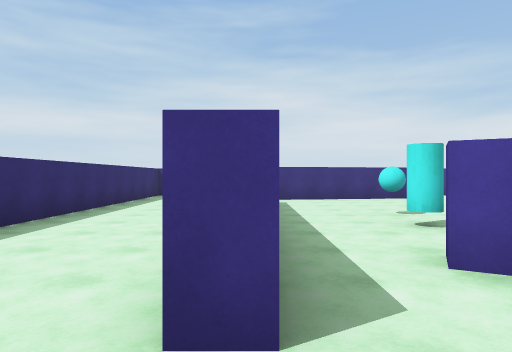
[1] (above)

16 first-person views from a walk through a scene from a Unity 3-D project. The camera is 1.5 m above the floor, looks level and sees 75° across. The floor is counted in squares, 2 m on a side. Each view is taken from the middle of a square. On the plan, view 1 faces up. The plan holds only what a view shows up to about 11 squares ahead; the rest is blank. The player character is not drawn. Surface patterns are stand-ins for the level's own textures.

[2]
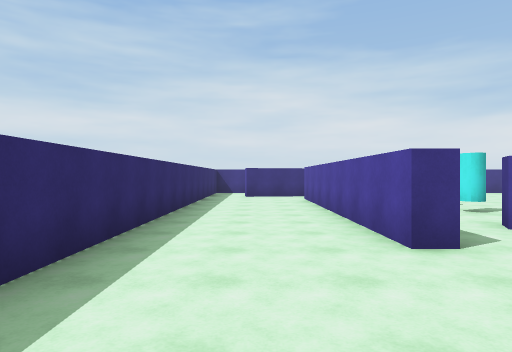

[3]
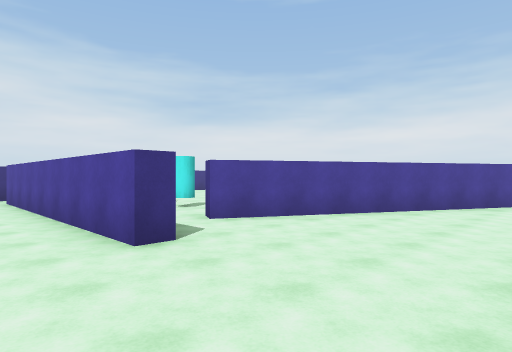

[4]
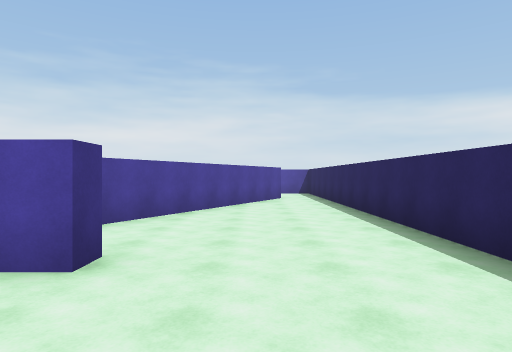

[5]
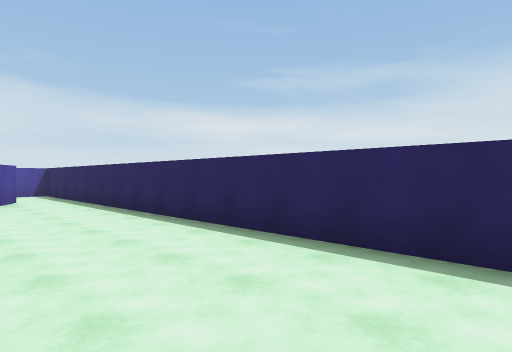

[6]
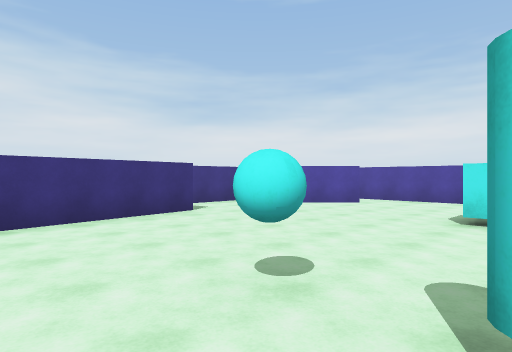

[7]
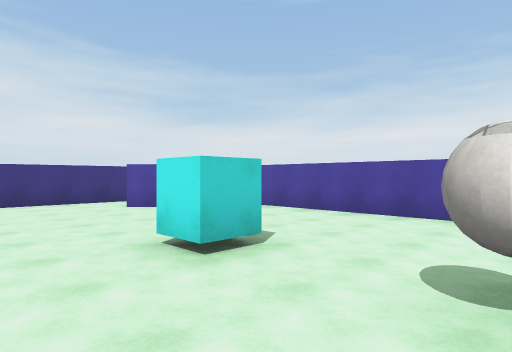

[8]
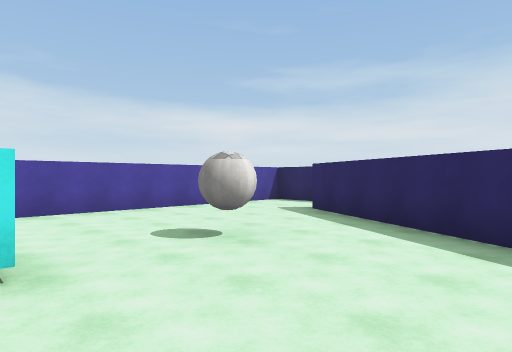

[9]
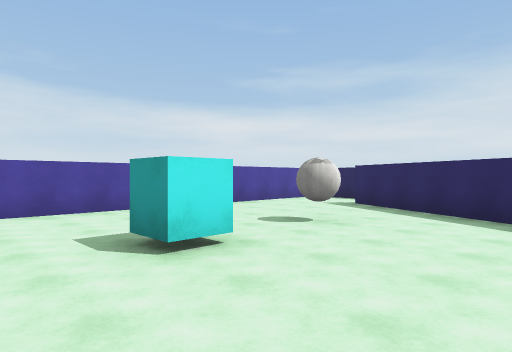

[10]
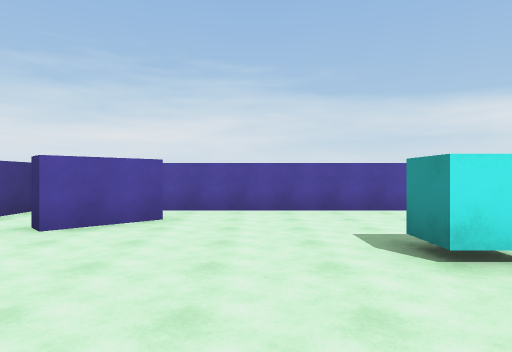

[11]
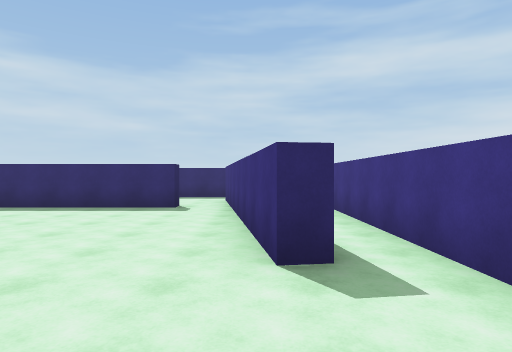

[12]
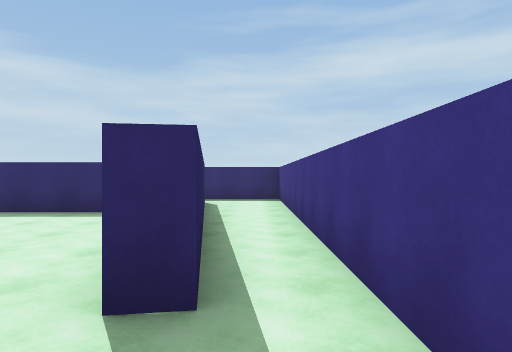

[13]
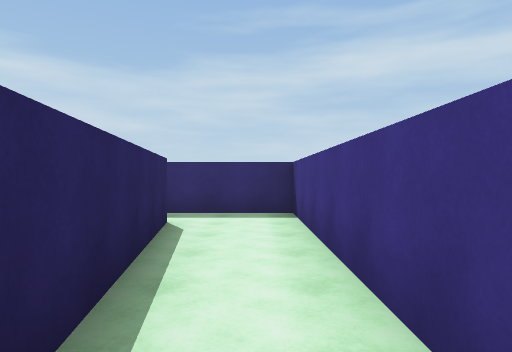

[14]
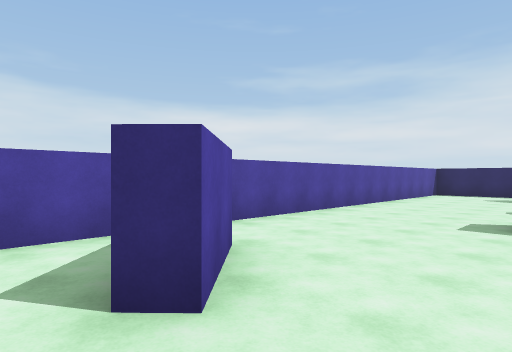

[15]
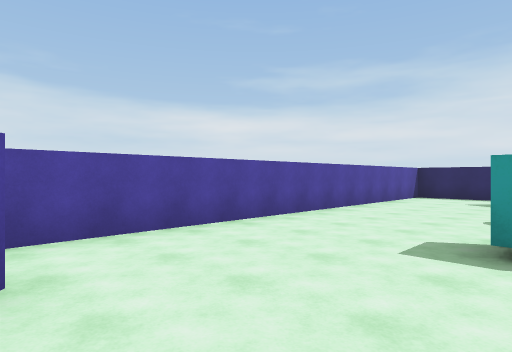

[16]
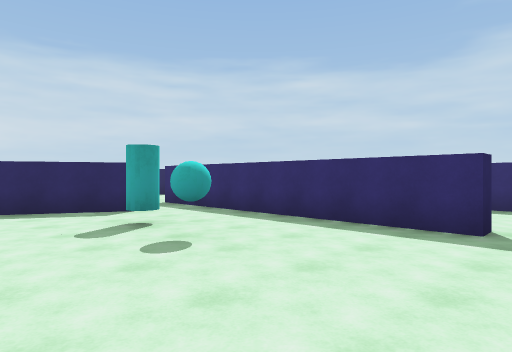

### Floor plan
Ten units are one square. View 1 is at (0, 0); x grows to the right and y downward. Boxes are objects, and circles mark ways between rooms. Rooms are numbered by the first view taken in them; rooms with no view inside come last. Other rooms are left out.
<svg viewBox="-42 -133 159 161">
<path fill="none" stroke="#000" d="M1 -24 1 -14 -4 -14 -4 -91M-26 23 55 23M57 -5 16 -27M-37 -96 -37 -2M-6 -103 -22 -101M98 -95 85 -109 89 -113M16 -27 18 -31 86 4M-4 -91 1 -91 1 -24M84 -128 -15 -128M83 9 57 -5M55 23 112 23 112 -95M-14 -107 51 -117 52 -112 -6 -103M-24 -106 -14 -107M-15 -128 -37 -128 -37 -96"/>
<rect x="25" y="-55" width="10" height="10" fill="#bbb"><title>cyan cylinder</title></rect>
<rect x="25" y="-75" width="10" height="10" fill="#bbb"><title>cyan ball</title></rect>
<rect x="65" y="-35" width="10" height="10" fill="#bbb"><title>ball</title></rect>
<rect x="65" y="-65" width="10" height="10" fill="#bbb"><title>cyan cube</title></rect>
<circle cx="10" cy="-30" r="3" fill="#2a7"/>
<circle cx="60" cy="10" r="3" fill="#2a7"/>
<circle cx="-30" cy="-90" r="3" fill="#2a7"/>
<circle cx="-10" cy="-120" r="3" fill="#2a7"/>
<text x="-10" y="-20">1</text>
<text x="60" y="-60">2</text>
<text x="-30" y="-110">3</text>
</svg>
Room 1 opens to room 2. Room 1 opens to room 3. Room 2 opens to room 3.

Where each view was taken, in squares from view 1:
view 1: 0 up, 0 right, facing up
view 2: 2 down, 2 left, facing up
view 3: 2 down, 2 left, facing up-right
view 4: 0 up, 3 left, facing right
view 5: 1 up, 3 left, facing down-right
view 6: 5 up, 1 right, facing up-right
view 7: 3 up, 5 right, facing up-right
view 8: 6 up, 4 right, facing down-right
view 9: 8 up, 4 right, facing down-right
view 10: 8 up, 4 right, facing right
view 11: 11 up, 8 right, facing left
view 12: 12 up, 7 right, facing left
view 13: 12 up, 3 right, facing left
view 14: 12 up, 7 right, facing down-right
view 15: 10 up, 7 right, facing down-right
view 16: 10 up, 5 right, facing down-left
